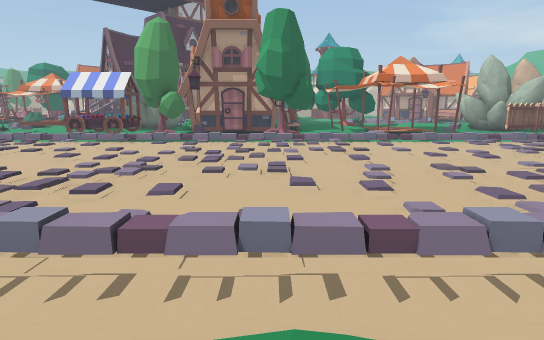
view 1 (above)

24 first-person views from a walk through a Unity game level. The camera is 1.3 m above the floor, tilts 10° down and sees 75° across. The floor is counted in squares, 1 m on a side. Each view is taken from the middle of a square. On the plan, view 1 faces up. The plan holds only what a view shows up to about 15 squares ahead; the rest is blank. The place goes on beyond the plan. The player is left out. Some animated figures are not drawn. Some surface patterns are stand-ins.

view 2
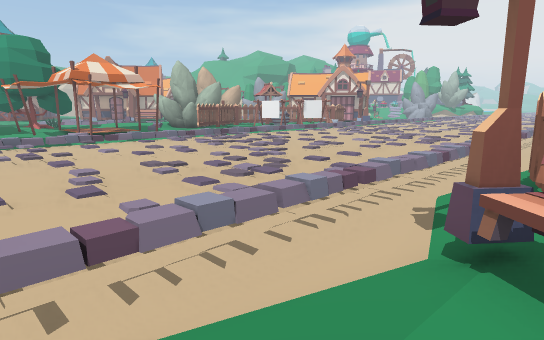

view 3
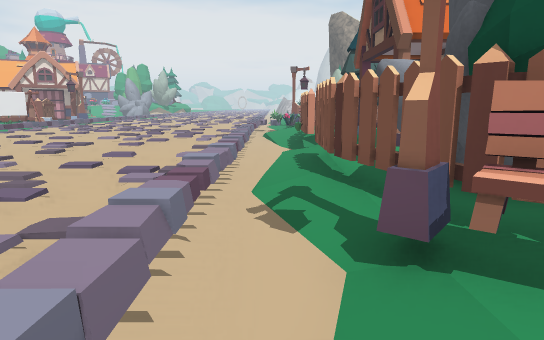

view 4
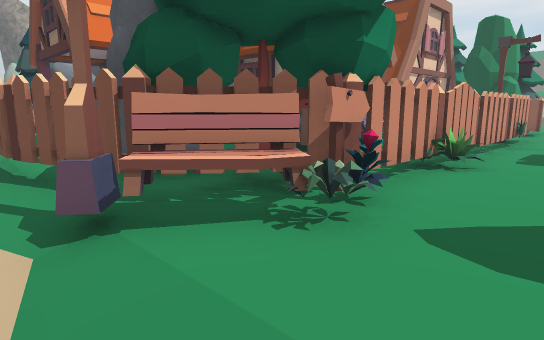

view 5
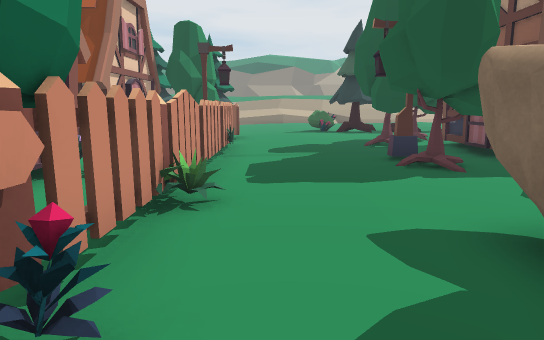

view 6
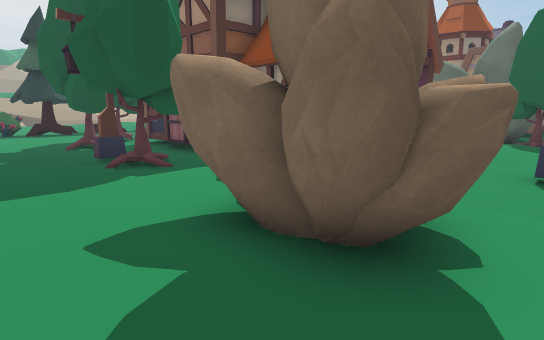

view 7
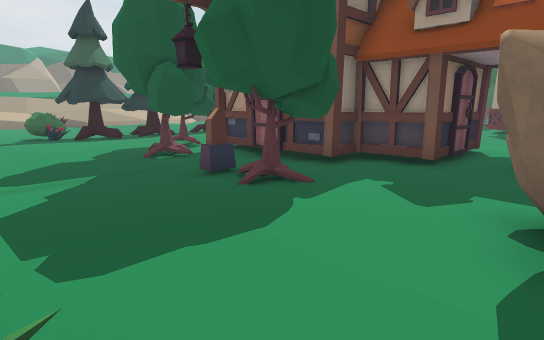

view 8
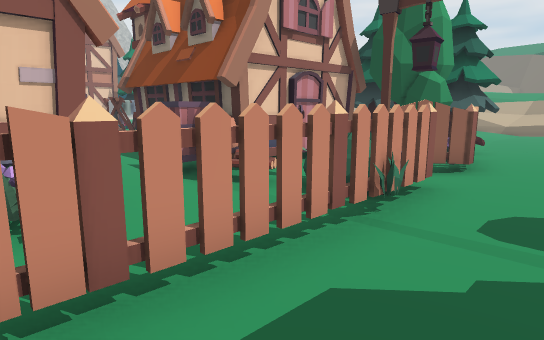

view 9
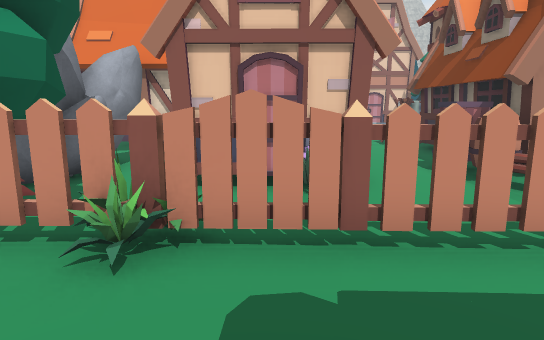

view 10
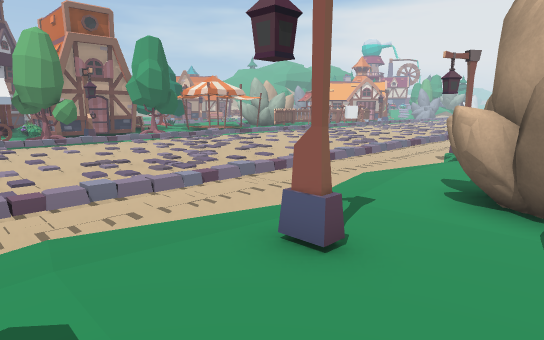

view 11
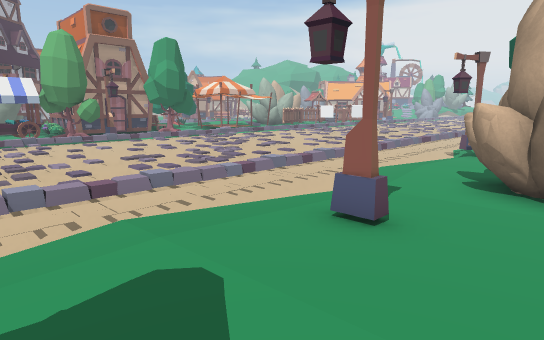

view 12
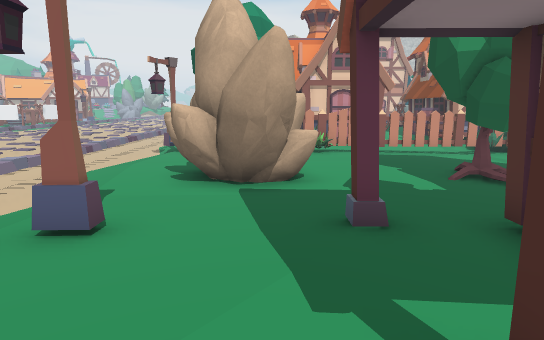

view 13
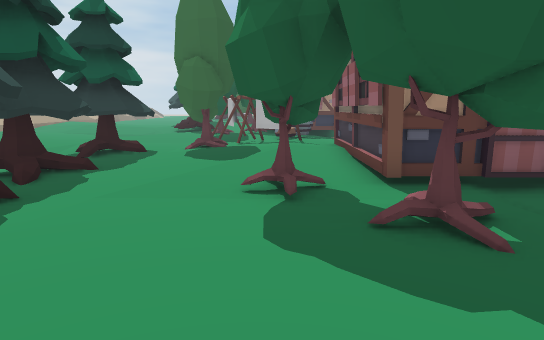

view 14
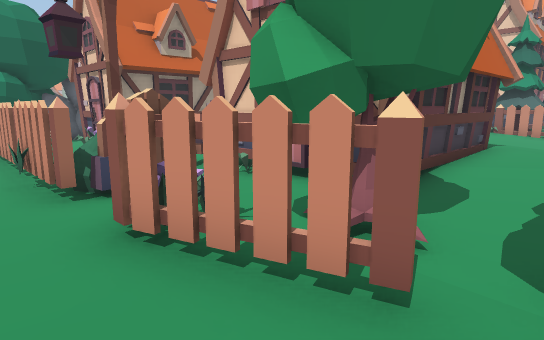

view 15
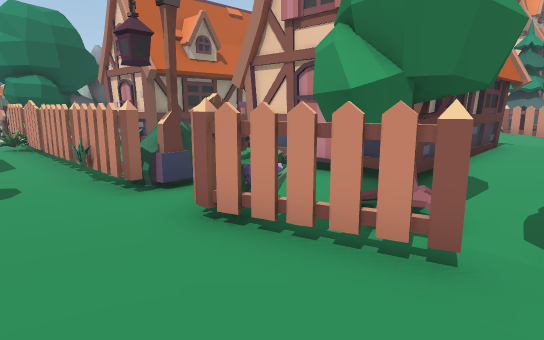

view 16
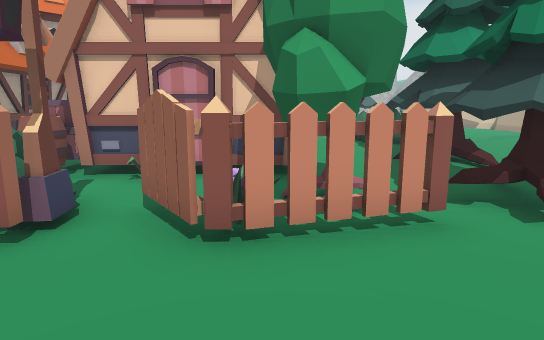

view 17
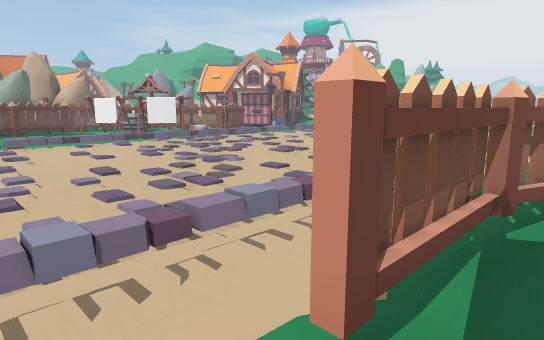

view 18
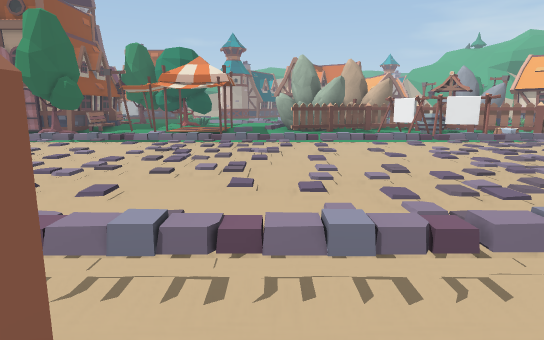

view 19
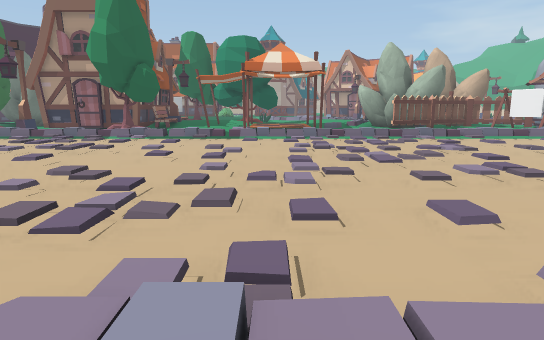

view 20
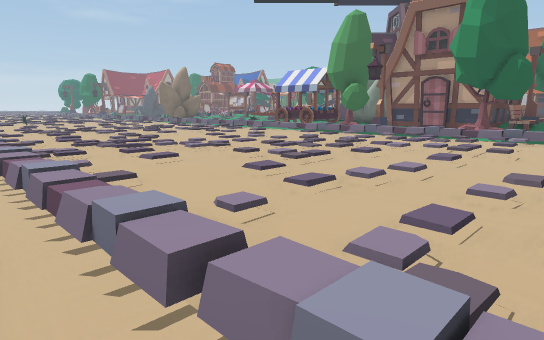

view 21
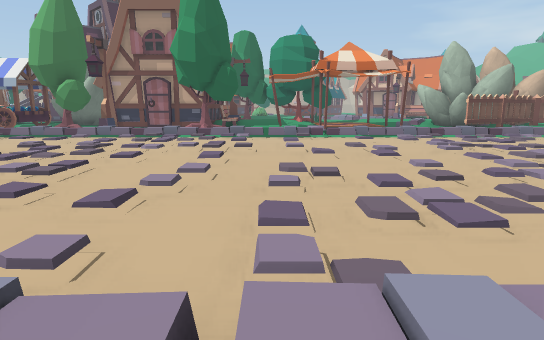

view 22
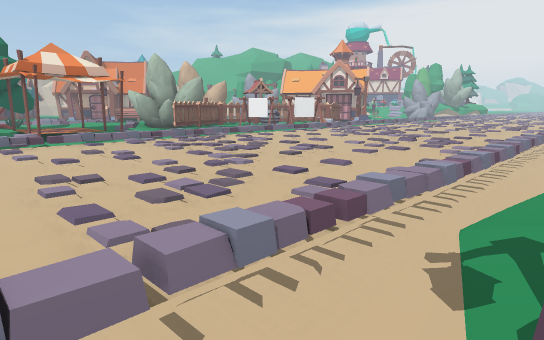

view 23
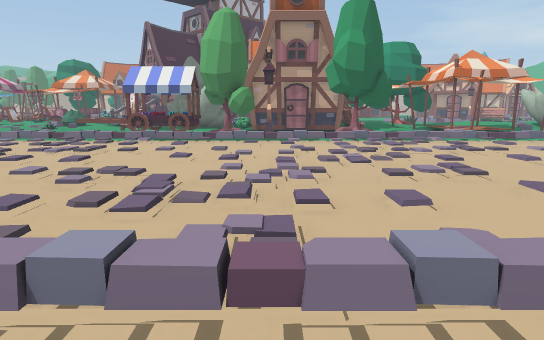

view 24
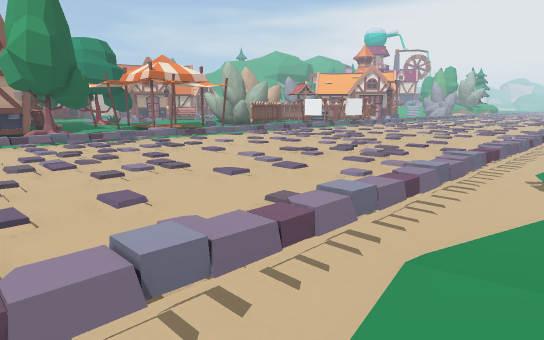

### Floor plan
Key: @ floor where view 1 was taken; # wall or solid block; x gap in a wall; . main floor; : floor 0.25 m higher than the main floor; - floor 0.25 m lower than the main floor; / step, stairs or slope; = window, fence, low wall or low ledge; ^ raised ledge; v drop or lower ground; T tree; S streetlight; B bench; F fence; H house; L flower; U bush; A barrel; O other object.
Columns run from 10 left of view 1 to 20 right of it. Each row starts with its distance up from view 1.
 20           HS
 19           HB:
 18       HHHHHB:: /:     OFF
 17   ### ----// #/#::#  FFF ###
 16  ####T    TT//-O//        ##
 15 #####TTS   #  =# /#//.....##
 14                           ###
 13 /=x==/=:=v=x=x======///====##/
 12 ////./../////./..///../../////
 11 /////./..////.././//......////
 10 /./..//.././/.//...././/./////.
  9 ///...//./../../..///...//////.
  8 ////.////////.//./////.///////.
  7  ////.///././/././././/.//././
  6 ///././/./..///////../////./.
  5 ///./::......./:../.../////./.
  4  //../././/.//.//.//./////.//.
  3  ///=/////////////////////////
  2 //.//---------------------/
  1 //...///.....BS.FFFF/FFFFF/
  0 ::::S.....@..BFFOO  . ...F
 -1 O:::S..OOO..BFFTOO H..H TT O
 -2 ::::...OOO..LFTOOO ..    T O
 -3 ::::..OOOO...FT.OOOH
 -4  H::H..O.O...F.HHHH
 -5  :::........FF.H
 -6  H##H.......F..H
 -7    ##.TT#...FF.L####
 -8    HHH.T#...F..H.::HHHH
 -9     .H..S...F.-.../::
-10     .H......F--.A^......
-11      H.TT...FFUxA#HHHH###
-12 HHHHHH.T#...FSU.H    H ###
-13  :::.T##......F.H        #
-14 ::::.TT.....FLL.H            T
-15 T::::........LL#HHHHHH   .::FT
-16 TT::.........FT#..:::H   ..:F
-17 TT.....T.....F #.:::::
-18 TTTTTTTTL....TTT.TT:OOO

Where each view was taken, in squares from view 1:
view 1: 0 up, 0 right, facing up
view 2: 0 up, 0 right, facing up-right
view 3: 2 up, 1 right, facing right
view 4: 2 up, 0 right, facing down-right
view 5: 0 up, 1 right, facing down
view 6: 0 up, 1 right, facing down-left
view 7: 3 down, 2 right, facing down-left
view 8: 6 down, 0 right, facing down-right
view 9: 6 down, 1 left, facing right
view 10: 3 down, 9 left, facing up-right
view 11: 3 down, 10 left, facing up-right
view 12: 3 down, 10 left, facing right
view 13: 14 down, 1 right, facing left
view 14: 18 down, 1 right, facing up-right
view 15: 18 down, 0 right, facing up-right
view 16: 15 down, 1 left, facing right
view 17: 0 up, 10 right, facing up-right
view 18: 0 up, 10 right, facing up
view 19: 2 up, 6 right, facing up
view 20: 2 up, 4 right, facing up-left
view 21: 2 up, 3 right, facing up
view 22: 1 up, 2 right, facing up-right
view 23: 1 up, 3 left, facing up
view 24: 1 up, 3 left, facing up-right
